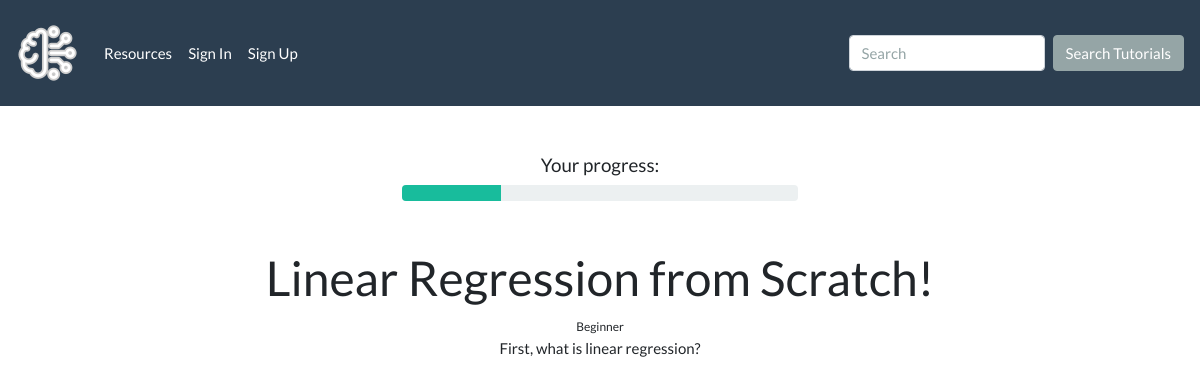
Before: /tutorials/1 with the older database file.
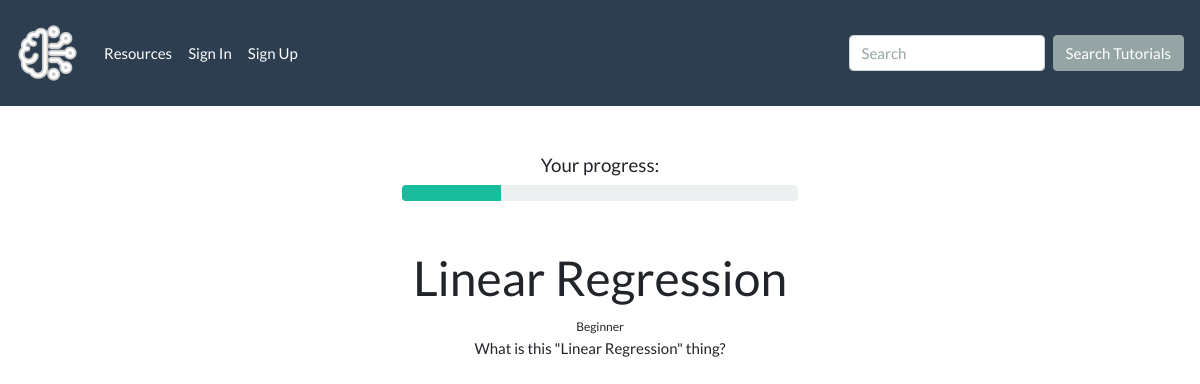
After: the same page with the newer database file.
### tutorial_app/models.py (models this page shows)
class Tutorial(db.Model):
    id = db.Column(db.Integer, primary_key=True)
    category = db.Column(
        db.Enum(TutorialCategory), default=TutorialCategory.OTHER
    )
    title = db.Column(db.String(40), nullable=False)
    difficulty = db.Column(
        db.Enum(Difficulty), default=Difficulty.INTERMEDIATE
    )
    body = db.Column(db.String(10000), nullable=False)
    saved_by = db.relationship(
        "User",
        secondary="saved_tutorials",
        back_populates="saved_tutorials",
    )

### tutorial_app/main/routes.py (the view)
@main.route("/tutorials/<tutorial_id>")
def tutorial_details(tutorial_id):
    tutorial = Tutorial.query.get(tutorial_id)
    return render_template("tutorial_detail.html", tutorial=tutorial)

### tutorial_app/utils.py (called while the page is built)
    def __str__(self):
        return str(self.value)

### tutorial_app/templates/tutorial_detail.html (shortened to what this page needs)
{% extends 'base.html' %}
{% block content %}
<h5 class="ml-auto mr-auto mt-5 text-center">Your progress:</h5>
<div class="progress ml-auto mr-auto mb-5" style="width: 33%;">
  <div class="progress-bar bg-success" role="progressbar" style="width: 25%;" aria-valuenow="25" aria-valuemin="0" aria-valuemax="100"></div>
</div>
<div class="m-auto text-center col-md-9">
  <h1>{{ tutorial.title }}</h1>
  <small>{{ tutorial.difficulty }}</small>
  <p>{{ tutorial.body }}</p>
</div>
{% endblock %}

Changed rows visible on the page:
changed Tutorial "Beginner": title "Linear Regression from Scratch!" → "Linear Regression"; body "First, what is linear regression?" → "What is this \"Linear Regression\" thing?"
